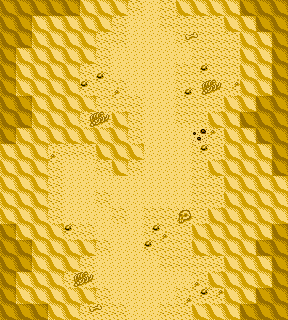

This game map was drawn from its Tiled (.tmx) file and the tilesets committed beside it. A one-line description and the trimmed map source follow:
An orthogonal 18x20 tile map with 16x16 px tiles, 1 tile layer (Terrain), 7 hidden layers not drawn.

<map version="1.0" tiledversion="1.1.5" orientation="orthogonal" renderorder="left-up" width="18" height="20" tilewidth="16" tileheight="16" infinite="0" nextobjectid="8">
 <properties>
  <property name="unity:resource" type="bool" value="true" />
 </properties>
 <tileset firstgid="1" name="desert day" tilewidth="16" tileheight="16" tilecount="204" columns="12">
  <image source="../Tilesets/desert day.png" width="192" height="272" />
 </tileset>
 <layer name="Terrain" width="18" height="20">
  <properties>
   <property name="unity:sortingLayerName" value="Ground" />
  </properties>
  <data>[360 cells, 360 non-empty, 18 distinct tile ids]</data>
 </layer>
 <layer name="Blocks_0" width="18" height="20" visible="0" opacity="0.52">
  <properties>
   <property name="unity:ignore" type="bool" value="true" />
  </properties>
  <data>[360 cells, 37 non-empty, 5 distinct tile ids]</data>
 </layer>
 <layer name="Blocks_1" width="18" height="20" visible="0" opacity="0.4">
  <properties>
   <property name="unity:ignore" type="bool" value="true" />
  </properties>
  <data>[360 cells, 11 non-empty, 2 distinct tile ids]</data>
 </layer>
 <layer name="WestFaces" width="18" height="20" visible="0">
  <properties>
   <property name="unity:ignore" type="bool" value="true" />
  </properties>
  <data>[360 cells, 0 non-empty, 0 distinct tile ids]</data>
 </layer>
 <layer name="EastFaces" width="18" height="20" visible="0">
  <properties>
   <property name="unity:ignore" type="bool" value="true" />
  </properties>
  <data>[360 cells, 0 non-empty, 0 distinct tile ids]</data>
 </layer>
 <layer name="SouthFaces" width="18" height="20" visible="0">
  <properties>
   <property name="unity:ignore" type="bool" value="true" />
  </properties>
  <data>[360 cells, 0 non-empty, 0 distinct tile ids]</data>
 </layer>
 <layer name="NorthFaces" width="18" height="20" visible="0">
  <properties>
   <property name="unity:ignore" type="bool" value="true" />
  </properties>
  <data>[360 cells, 0 non-empty, 0 distinct tile ids]</data>
 </layer>
 <layer name="TopFaces" width="18" height="20" visible="0">
  <data>[360 cells, 0 non-empty, 0 distinct tile ids]</data>
 </layer>
</map>
